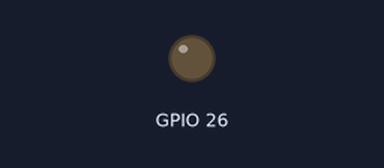
The program below on a simulated Raspberry Pi (BCM pin numbers). Shown: output pins drawn as LEDs (lit = HIGH). The clock reads 2024-03-15 10:24:30 at power-on unless the program sets it; what the program prints to the terminal is not drawn. At 75.0 s the program stops and its outputs stay as they are.

Above: at 0.05 s.
Timing chart, 0 to 3.5 s (numbered marks = the images above):
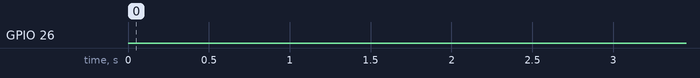

The program:

buzz_alarm.py
```python
import RPi.GPIO as GPIO  # Import GPIO library
import datetime
import time

GPIO.setwarnings(False)

GPIO.setmode(GPIO.BCM)
GPIO.setup(26, GPIO.OUT)

print (str(datetime.datetime.now()))

alarmTime = datetime.datetime.now() + datetime.timedelta(minutes=1)

print (str(alarmTime))

while datetime.datetime.now() < alarmTime:
    time.sleep(1)
    print ("sleep")

beepCount = 0

while beepCount < 10:
    print ("Wake Up !")
    GPIO.output(26, True)  # Turn on GPIO pin 26
    time.sleep(1)
    GPIO.output(26, False)  # Turn off GPIO pin 26
    time.sleep(0.5)
    beepCount = beepCount + 1

GPIO.cleanup()
```

Measured:
- by itself, GPIO 26: LOW → HIGH at 60.0 s, → LOW 1.0 s later, → HIGH 0.50 s later, → LOW 1.0 s later, … (20 changes in this stretch)
